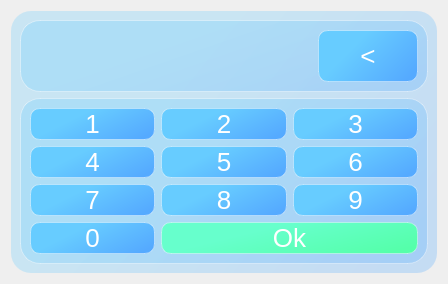
      <widget class="QWidget" name="lock">
       <property name="styleSheet">
        <string notr="true"/>
       </property>
       <layout class="QHBoxLayout" name="horizontalLayout_3">
        <item>
         <widget class="QFrame" name="frame_4">
          <property name="minimumSize">
           <size>
            <width>0</width>
            <height>100</height>
           </size>
          </property>
          <property name="maximumSize">
           <size>
            <width>500</width>
            <height>500</height>
           </size>
          </property>
          <property name="styleSheet">
           <string notr="true">QWidget{
	background-color: rgb(85, 170, 255);
background-color: qlineargradient(spread:pad, x1:0, y1:0.25, x2:1, y2:0.75, stop:0.306818 rgba(103, 204, 255, 70), stop:1 rgba(85, 170, 255, 70));
border-radius: 20px;}
QPushButton {
border: 1px solid rgba(255,255,255,100);
border-radius: 10px;
font-size: 26px;
font-family: &quot;Segoe UI Black&quot;;
color: rgb(255,255,255);
background-color: qlineargradient(spread:pad, x1:0, y1:0.25, x2:1, y2:0.75, stop:0.306818 rgba(103, 204, 255, 255), stop:1 rgba(85, 170, 255, 255));
}
QPushButton:hover{
background-color: rgb(87, 174, 255);
}</string>
          </property>
          <property name="frameShape">
           <enum>QFrame::StyledPanel</enum>
          </property>
          <property name="frameShadow">
           <enum>QFrame::Raised</enum>
          </property>
          <layout class="QVBoxLayout" name="verticalLayout_4">
           <item>
            <widget class="QFrame" name="frame_3">
             <property name="maximumSize">
              <size>
               <width>16777215</width>
               <height>16777215</height>
              </size>
             </property>
             <property name="focusPolicy">
              <enum>Qt::NoFocus</enum>
             </property>
             <property name="styleSheet">
              <string notr="true">border: 1px solid rgba(255,255,255,100);</string>
             </property>
             <property name="frameShape">
              <enum>QFrame::StyledPanel</enum>
             </property>
             <property name="frameShadow">
              <enum>QFrame::Raised</enum>
             </property>
             <layout class="QHBoxLayout" name="horizontalLayout_2">
              <property name="leftMargin">
               <number>117</number>
              </property>
              <item>
               <widget class="QLineEdit" name="lineEdit">
                <property name="sizePolicy">
                 <sizepolicy hsizetype="Minimum" vsizetype="Minimum">
                  <horstretch>0</horstretch>
                  <verstretch>0</verstretch>
                 </sizepolicy>
                </property>
                <property name="focusPolicy">
                 <enum>Qt::StrongFocus</enum>
                </property>
                <property name="styleSheet">
                 <string notr="true">color: rgb(0,0,100);
font-size: 20px;
background-color: transparent;
border: 0;</string>
                </property>
                <property name="maxLength">
                 <number>10</number>
                </property>
                <property name="echoMode">
                 <enum>QLineEdit::Password</enum>
                </property>
                <property name="alignment">
                 <set>Qt::AlignCenter</set>
                </property>
               </widget>
              </item>
              <item>
               <widget class="QPushButton" name="pushButton_5">
                <property name="minimumSize">
                 <size>
                  <width>100</width>
                  <height>0</height>
                 </size>
                </property>
                <property name="maximumSize">
                 <size>
                  <width>100</width>
                  <height>16777215</height>
                 </size>
                </property>
                <property name="cursor">
                 <cursorShape>ArrowCursor</cursorShape>
                </property>
                <property name="focusPolicy">
                 <enum>Qt::NoFocus</enum>
                </property>
                <property name="styleSheet">
                 <string notr="true">font: 25 24px &quot;Microsoft YaHei UI Light&quot;;
padding: 10px;</string>
                </property>
                <property name="text">
                 <string>&lt;</string>
                </property>
               </widget>
              </item>
             </layout>
            </widget>
           </item>
           <item>
            <widget class="QFrame" name="frame_2">
             <property name="focusPolicy">
              <enum>Qt::NoFocus</enum>
             </property>
             <property name="styleSheet">
              <string notr="true">border: 1px solid rgba(255,255,255,100);
</string>
             </property>
             <property name="frameShape">
              <enum>QFrame::StyledPanel</enum>
             </property>
             <property name="frameShadow">
              <enum>QFrame::Raised</enum>
             </property>
             <layout class="QGridLayout" name="gridLayout">
              <item row="2" column="0">
               <widget class="QPushButton" name="pushButton_9">
                <property name="sizePolicy">
                 <sizepolicy hsizetype="Minimum" vsizetype="Minimum">
                  <horstretch>0</horstretch>
                  <verstretch>1</verstretch>
                 </sizepolicy>
                </property>
                <property name="cursor">
                 <cursorShape>ArrowCursor</cursorShape>
                </property>
                <property name="focusPolicy">
                 <enum>Qt::NoFocus</enum>
                </property>
                <property name="text">
                 <string>4</string>
                </property>
               </widget>
              </item>
              <item row="2" column="1">
               <widget class="QPushButton" name="pushButton_12">
                <property name="sizePolicy">
                 <sizepolicy hsizetype="Minimum" vsizetype="Minimum">
                  <horstretch>0</horstretch>
                  <verstretch>1</verstretch>
                 </sizepolicy>
                </property>
                <property name="cursor">
                 <cursorShape>ArrowCursor</cursorShape>
                </property>
                <property name="focusPolicy">
                 <enum>Qt::NoFocus</enum>
                </property>
                <property name="text">
                 <string>5</string>
                </property>
               </widget>
              </item>
              <item row="2" column="2">
               <widget class="QPushButton" name="pushButton_14">
                <property name="sizePolicy">
                 <sizepolicy hsizetype="Minimum" vsizetype="Minimum">
                  <horstretch>0</horstretch>
                  <verstretch>1</verstretch>
                 </sizepolicy>
                </property>
                <property name="cursor">
                 <cursorShape>ArrowCursor</cursorShape>
                </property>
                <property name="focusPolicy">
                 <enum>Qt::NoFocus</enum>
                </property>
                <property name="text">
                 <string>6</string>
                </property>
               </widget>
              </item>
              <item row="3" column="0">
               <widget class="QPushButton" name="pushButton_8">
                <property name="sizePolicy">
                 <sizepolicy hsizetype="Minimum" vsizetype="Minimum">
                  <horstretch>0</horstretch>
                  <verstretch>1</verstretch>
                 </sizepolicy>
                </property>
                <property name="cursor">
                 <cursorShape>ArrowCursor</cursorShape>
                </property>
                <property name="focusPolicy">
                 <enum>Qt::NoFocus</enum>
                </property>
                <property name="text">
                 <string>7</string>
                </property>
               </widget>
              </item>
              <item row="1" column="2">
               <widget class="QPushButton" name="pushButton_13">
                <property name="sizePolicy">
                 <sizepolicy hsizetype="Minimum" vsizetype="Minimum">
                  <horstretch>0</horstretch>
                  <verstretch>1</verstretch>
                 </sizepolicy>
                </property>
                <property name="cursor">
                 <cursorShape>ArrowCursor</cursorShape>
                </property>
                <property name="focusPolicy">
                 <enum>Qt::NoFocus</enum>
                </property>
                <property name="text">
                 <string>3</string>
                </property>
               </widget>
              </item>
              <item row="3" column="1">
               <widget class="QPushButton" name="pushButton_10">
                <property name="sizePolicy">
                 <sizepolicy hsizetype="Minimum" vsizetype="Minimum">
                  <horstretch>0</horstretch>
                  <verstretch>1</verstretch>
                 </sizepolicy>
                </property>
                <property name="cursor">
                 <cursorShape>ArrowCursor</cursorShape>
                </property>
                <property name="focusPolicy">
                 <enum>Qt::NoFocus</enum>
                </property>
                <property name="text">
                 <string>8</string>
                </property>
               </widget>
              </item>
              <item row="3" column="2">
               <widget class="QPushButton" name="pushButton_15">
                <property name="sizePolicy">
                 <sizepolicy hsizetype="Minimum" vsizetype="Minimum">
                  <horstretch>0</horstretch>
                  <verstretch>1</verstretch>
                 </sizepolicy>
                </property>
                <property name="cursor">
                 <cursorShape>ArrowCursor</cursorShape>
                </property>
                <property name="focusPolicy">
                 <enum>Qt::NoFocus</enum>
                </property>
                <property name="text">
                 <string>9</string>
                </property>
               </widget>
              </item>
              <item row="4" column="0">
               <widget class="QPushButton" name="pushButton_16">
                <property name="sizePolicy">
                 <sizepolicy hsizetype="Minimum" vsizetype="Minimum">
                  <horstretch>0</horstretch>
                  <verstretch>1</verstretch>
                 </sizepolicy>
                </property>
                <property name="cursor">
                 <cursorShape>ArrowCursor</cursorShape>
                </property>
                <property name="focusPolicy">
                 <enum>Qt::NoFocus</enum>
                </property>
                <property name="text">
                 <string>0</string>
                </property>
               </widget>
              </item>
              <item row="4" column="1" colspan="2">
               <widget class="QPushButton" name="pushButton_6">
                <property name="sizePolicy">
                 <sizepolicy hsizetype="Minimum" vsizetype="Minimum">
                  <horstretch>0</horstretch>
                  <verstretch>1</verstretch>
                 </sizepolicy>
                </property>
                <property name="cursor">
                 <cursorShape>PointingHandCursor</cursorShape>
                </property>
                <property name="focusPolicy">
                 <enum>Qt::NoFocus</enum>
                </property>
                <property name="styleSheet">
                 <string notr="true">QPushButton{
background-color: qlineargradient(spread:pad, x1:0, y1:0.25, x2:1, y2:0.75, stop:0.306818 rgba(103, 255, 204, 255), stop:1 rgba(85, 255, 170, 255));}

QPushButton:hover{
background-color: rgb(87, 174, 255);
}</string>
                </property>
                <property name="text">
                 <string>Ok</string>
                </property>
               </widget>
              </item>
              <item row="1" column="0">
               <widget class="QPushButton" name="pushButton_7">
                <property name="sizePolicy">
                 <sizepolicy hsizetype="Minimum" vsizetype="Minimum">
                  <horstretch>0</horstretch>
                  <verstretch>1</verstretch>
                 </sizepolicy>
                </property>
                <property name="cursor">
                 <cursorShape>ArrowCursor</cursorShape>
                </property>
                <property name="focusPolicy">
                 <enum>Qt::NoFocus</enum>
                </property>
                <property name="text">
                 <string>1</string>
                </property>
               </widget>
              </item>
              <item row="1" column="1">
               <widget class="QPushButton" name="pushButton_11">
                <property name="sizePolicy">
                 <sizepolicy hsizetype="Minimum" vsizetype="Minimum">
                  <horstretch>0</horstretch>
                  <verstretch>1</verstretch>
                 </sizepolicy>
                </property>
                <property name="cursor">
                 <cursorShape>ArrowCursor</cursorShape>
                </property>
                <property name="focusPolicy">
                 <enum>Qt::NoFocus</enum>
                </property>
                <property name="text">
                 <string>2</string>
                </property>
               </widget>
              </item>
             </layout>
            </widget>
           </item>
          </layout>
         </widget>
        </item>
       </layout>
      </widget>
